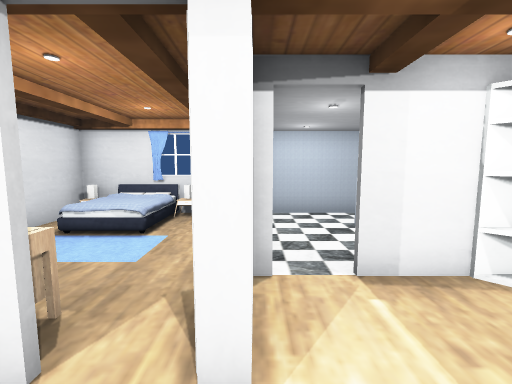
[1] (above)

12 first-person views from a walk through a 3-D level made in the Unity game engine. The camera is 1.5 m above the floor, tilts 6° down and sees 90° across. Doors are open. The floor is counted in squares, 1 m on a side. Each view is taken from the middle of a square. On the plan, view 1 faces up. The plan holds only what a view shows up to about 13 squares ahead; the rest is blank. The player character is not drawn. Some surface patterns are stand-ins.

[2]
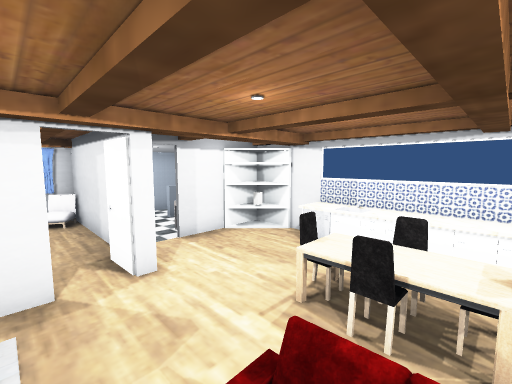

[3]
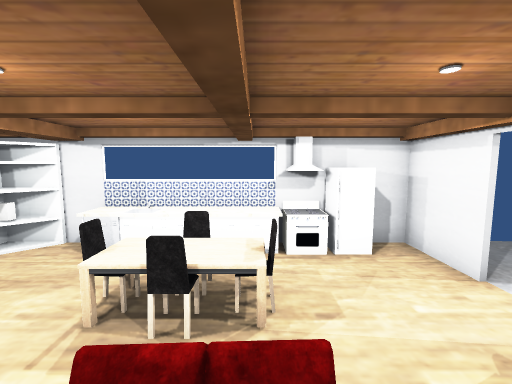

[4]
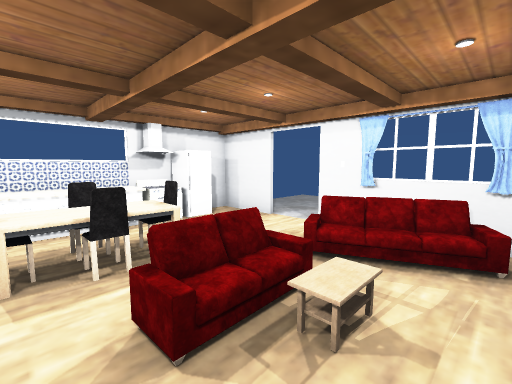

[5]
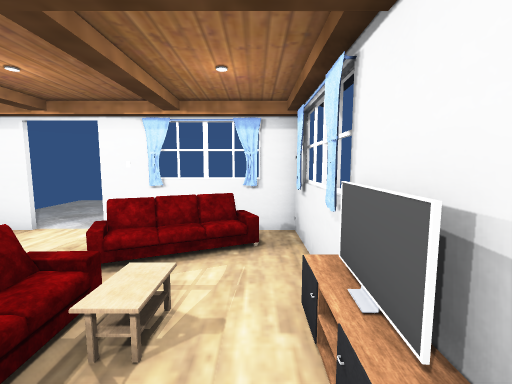

[6]
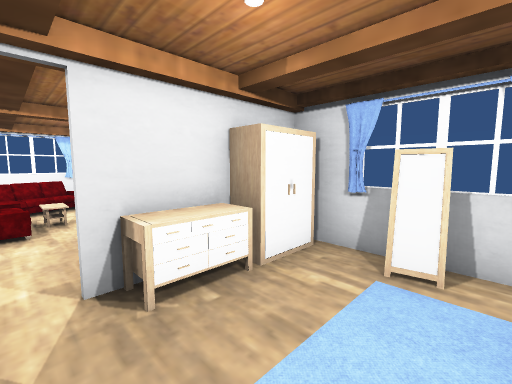

[7]
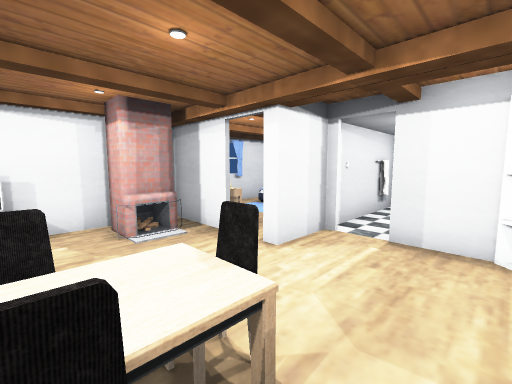

[8]
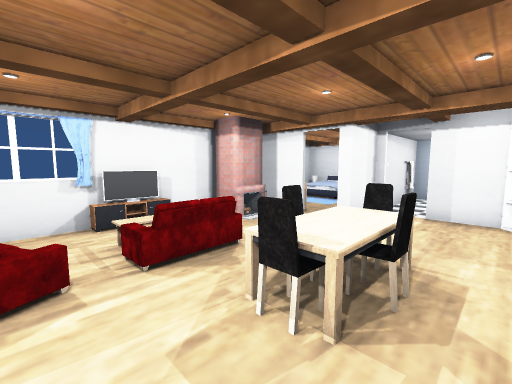

[9]
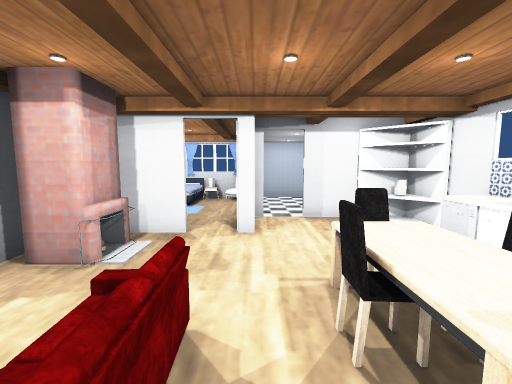

[10]
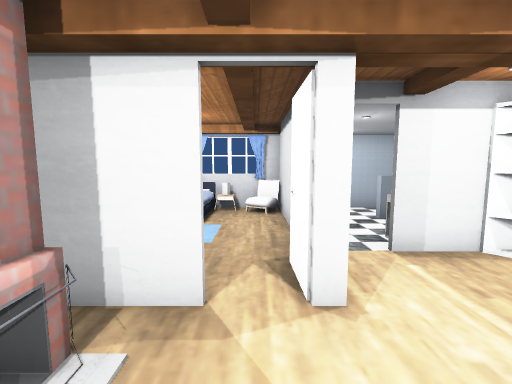

[11]
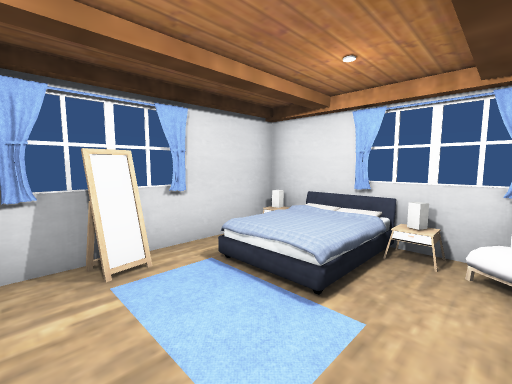

[12]
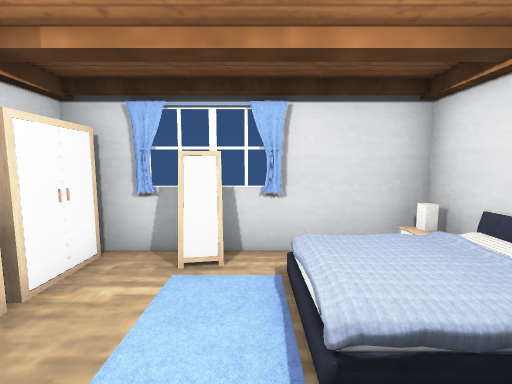

### Floor plan
Key: @ floor where view 1 was taken; # wall or solid block; . main floor; : floor 0.5 m higher than the main floor; + floor 0.75 m higher than the main floor; / step, stairs or slope; D open door; = window, fence, low wall or low ledge; O other object.
Columns run from 6 left of view 1 to 5 right of it. Each row starts with its distance up from view 1.
  8 ##O#=O#####
  7 #.  .OO...
  6 #.:+..#..O
  5 #.....#..
  4 ##....#D O
  3 #.....#####
  2 #OOOO.#...##
  1    O......O#
  0   #OO.@...O#
 -1   #....OO.O#
 -2   #..O.OO.O#
 -3   #./O.OO.O#
 -4   #.......O#
 -5   #..O....O#
 -6   #OOO.....#
 -7   ##=##DD###
 -8        ....
 -9         ...
-10         ...
-11          ..

Positions as (right, up) in squares from view 1, and headings:
1: (0, 0), facing up
2: (-2, -3), facing up-right
3: (-2, -3), facing right
4: (-3, -1), facing down-right
5: (-3, -1), facing down
6: (-1, 5), facing down-left
7: (3, -2), facing up-left
8: (3, -5), facing up-left
9: (0, -4), facing up
10: (-1, -1), facing up
11: (-1, 3), facing up-left
12: (-1, 5), facing left
